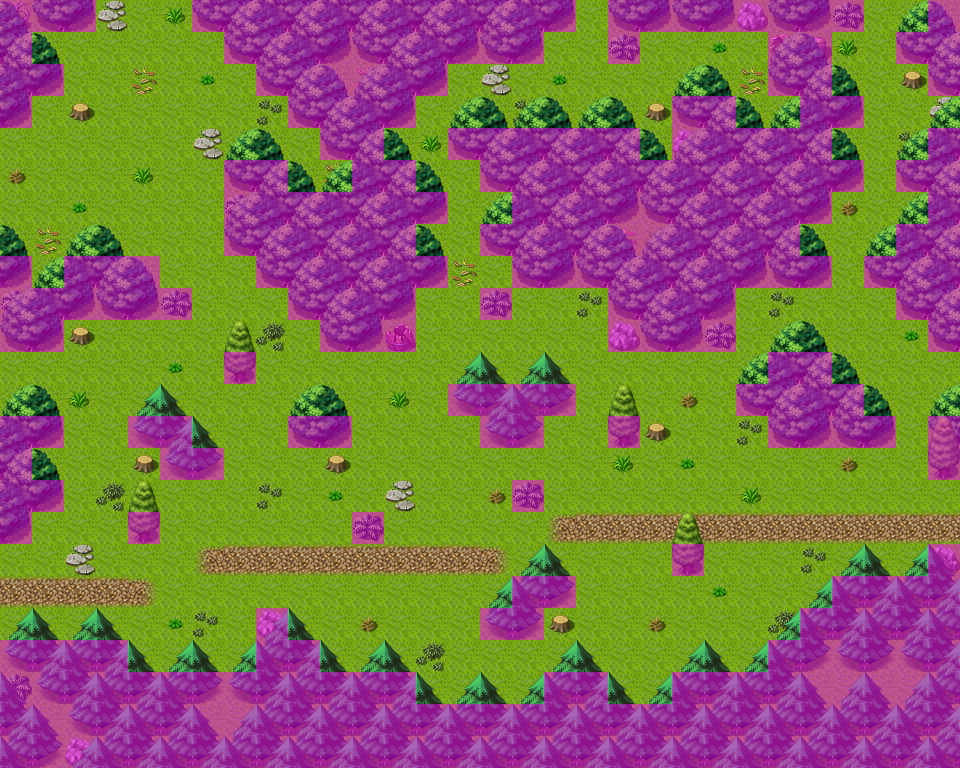

Below is a game level as drawn by its tile map, then a one-line description and the .tmx that defines it (tile-layer data replaced by summaries):
An orthogonal 30x24 tile map with 32x32 px tiles, 4 tile layers (Ground, Objects, Above, Walkable), 60 tilesets and 23 objects (9x mapchange, 9x spawn, 5x script).

<map version="1.0" tiledversion="1.1.5" orientation="orthogonal" renderorder="right-down" width="30" height="24" tilewidth="32" tileheight="32" infinite="0" nextobjectid="24">
 <properties>
  <property name="outdoors" value="1" />
 </properties>
 <tileset firstgid="1" name="map_bed_1" tilewidth="32" tileheight="32" tilecount="128" columns="16">
  <image source="../drawable/map_bed_1.png" width="512" height="256" />
 </tileset>
 <tileset firstgid="129" name="map_border_1" tilewidth="32" tileheight="32" tilecount="128" columns="16">
  <image source="../drawable/map_border_1.png" width="512" height="256" />
 </tileset>
 <tileset firstgid="257" name="map_bridge_1" tilewidth="32" tileheight="32" tilecount="128" columns="16">
  <image source="../drawable/map_bridge_1.png" width="512" height="256" />
 </tileset>
 <tileset firstgid="385" name="map_bridge_2" tilewidth="32" tileheight="32" tilecount="128" columns="16">
  <image source="../drawable/map_bridge_2.png" width="512" height="256" />
 </tileset>
 <tileset firstgid="513" name="map_broken_1" tilewidth="32" tileheight="32" tilecount="128" columns="16">
  <image source="../drawable/map_broken_1.png" width="512" height="256" />
 </tileset>
 <tileset firstgid="641" name="map_cavewall_1" tilewidth="32" tileheight="32" tilecount="108" columns="18">
  <image source="../drawable/map_cavewall_1.png" width="576" height="192" />
 </tileset>
 <tileset firstgid="749" name="map_cavewall_2" tilewidth="32" tileheight="32" tilecount="108" columns="18">
  <image source="../drawable/map_cavewall_2.png" width="576" height="192" />
 </tileset>
 <tileset firstgid="857" name="map_cavewall_3" tilewidth="32" tileheight="32" tilecount="108" columns="18">
  <image source="../drawable/map_cavewall_3.png" width="576" height="192" />
 </tileset>
 <tileset firstgid="965" name="map_cavewall_4" tilewidth="32" tileheight="32" tilecount="108" columns="18">
  <image source="../drawable/map_cavewall_4.png" width="576" height="192" />
 </tileset>
 <tileset firstgid="1073" name="map_chair_table_1" tilewidth="32" tileheight="32" tilecount="128" columns="16">
  <image source="../drawable/map_chair_table_1.png" width="512" height="256" />
 </tileset>
 <tileset firstgid="1201" name="map_chair_table_2" tilewidth="32" tileheight="32" tilecount="128" columns="16">
  <image source="../drawable/map_chair_table_2.png" width="512" height="256" />
 </tileset>
 <tileset firstgid="1329" name="map_crate_1" tilewidth="32" tileheight="32" tilecount="128" columns="16">
  <image source="../drawable/map_crate_1.png" width="512" height="256" />
 </tileset>
 <tileset firstgid="1457" name="map_cupboard_1" tilewidth="32" tileheight="32" tilecount="128" columns="16">
  <image source="../drawable/map_cupboard_1.png" width="512" height="256" />
 </tileset>
 <tileset firstgid="1585" name="map_curtain_1" tilewidth="32" tileheight="32" tilecount="128" columns="16">
  <image source="../drawable/map_curtain_1.png" width="512" height="256" />
 </tileset>
 <tileset firstgid="1713" name="map_entrance_1" tilewidth="32" tileheight="32" tilecount="128" columns="16">
  <image source="../drawable/map_entrance_1.png" width="512" height="256" />
 </tileset>
 <tileset firstgid="1841" name="map_entrance_2" tilewidth="32" tileheight="32" tilecount="128" columns="16">
  <image source="../drawable/map_entrance_2.png" width="512" height="256" />
 </tileset>
 <tileset firstgid="1969" name="map_fence_1" tilewidth="32" tileheight="32" tilecount="128" columns="16">
  <image source="../drawable/map_fence_1.png" width="512" height="256" />
 </tileset>
 <tileset firstgid="2097" name="map_fence_2" tilewidth="32" tileheight="32" tilecount="128" columns="16">
  <image source="../drawable/map_fence_2.png" width="512" height="256" />
 </tileset>
 <tileset firstgid="2225" name="map_fence_3" tilewidth="32" tileheight="32" tilecount="128" columns="16">
  <image source="../drawable/map_fence_3.png" width="512" height="256" />
 </tileset>
 <tileset firstgid="2353" name="map_fence_4" tilewidth="32" tileheight="32" tilecount="128" columns="16">
  <image source="../drawable/map_fence_4.png" width="512" height="256" />
 </tileset>
 <tileset firstgid="2481" name="map_ground_1" tilewidth="32" tileheight="32" tilecount="128" columns="16">
  <image source="../drawable/map_ground_1.png" width="512" height="256" />
 </tileset>
 <tileset firstgid="2609" name="map_ground_2" tilewidth="32" tileheight="32" tilecount="128" columns="16">
  <image source="../drawable/map_ground_2.png" width="512" height="256" />
 </tileset>
 <tileset firstgid="2737" name="map_ground_3" tilewidth="32" tileheight="32" tilecount="128" columns="16">
  <image source="../drawable/map_ground_3.png" width="512" height="256" />
 </tileset>
 <tileset firstgid="2865" name="map_ground_4" tilewidth="32" tileheight="32" tilecount="128" columns="16">
  <image source="../drawable/map_ground_4.png" width="512" height="256" />
 </tileset>
 <tileset firstgid="2993" name="map_ground_5" tilewidth="32" tileheight="32" tilecount="128" columns="16">
  <image source="../drawable/map_ground_5.png" width="512" height="256" />
 </tileset>
 <tileset firstgid="3121" name="map_ground_6" tilewidth="32" tileheight="32" tilecount="128" columns="16">
  <image source="../drawable/map_ground_6.png" width="512" height="256" />
 </tileset>
 <tileset firstgid="3249" name="map_ground_7" tilewidth="32" tileheight="32" tilecount="128" columns="16">
  <image source="../drawable/map_ground_7.png" width="512" height="256" />
 </tileset>
 <tileset firstgid="3377" name="map_ground_8" tilewidth="32" tileheight="32" tilecount="128" columns="16">
  <image source="../drawable/map_ground_8.png" width="512" height="256" />
 </tileset>
 <tileset firstgid="3505" name="map_house_1" tilewidth="32" tileheight="32" tilecount="128" columns="16">
  <image source="../drawable/map_house_1.png" width="512" height="256" />
 </tileset>
 <tileset firstgid="3633" name="map_house_2" tilewidth="32" tileheight="32" tilecount="128" columns="16">
  <image source="../drawable/map_house_2.png" width="512" height="256" />
 </tileset>
 <tileset firstgid="3761" name="map_indoor_1" tilewidth="32" tileheight="32" tilecount="128" columns="16">
  <image source="../drawable/map_indoor_1.png" width="512" height="256" />
 </tileset>
 <tileset firstgid="3889" name="map_indoor_2" tilewidth="32" tileheight="32" tilecount="128" columns="16">
  <image source="../drawable/map_indoor_2.png" width="512" height="256" />
 </tileset>
 <tileset firstgid="4017" name="map_kitchen_1" tilewidth="32" tileheight="32" tilecount="128" columns="16">
  <image source="../drawable/map_kitchen_1.png" width="512" height="256" />
 </tileset>
 <tileset firstgid="4145" name="map_outdoor_1" tilewidth="32" tileheight="32" tilecount="128" columns="16">
  <image source="../drawable/map_outdoor_1.png" width="512" height="256" />
 </tileset>
 <tileset firstgid="4273" name="map_pillar_1" tilewidth="32" tileheight="32" tilecount="128" columns="16">
  <image source="../drawable/map_pillar_1.png" width="512" height="256" />
 </tileset>
 <tileset firstgid="4401" name="map_pillar_2" tilewidth="32" tileheight="32" tilecount="128" columns="16">
  <image source="../drawable/map_pillar_2.png" width="512" height="256" />
 </tileset>
 <tileset firstgid="4529" name="map_plant_1" tilewidth="32" tileheight="32" tilecount="128" columns="16">
  <image source="../drawable/map_plant_1.png" width="512" height="256" />
 </tileset>
 <tileset firstgid="4657" name="map_plant_2" tilewidth="32" tileheight="32" tilecount="128" columns="16">
  <image source="../drawable/map_plant_2.png" width="512" height="256" />
 </tileset>
 <tileset firstgid="4785" name="map_rock_1" tilewidth="32" tileheight="32" tilecount="128" columns="16">
  <image source="../drawable/map_rock_1.png" width="512" height="256" />
 </tileset>
 <tileset firstgid="4913" name="map_rock_2" tilewidth="32" tileheight="32" tilecount="128" columns="16">
  <image source="../drawable/map_rock_2.png" width="512" height="256" />
 </tileset>
 <tileset firstgid="5041" name="map_roof_1" tilewidth="32" tileheight="32" tilecount="128" columns="16">
  <image source="../drawable/map_roof_1.png" width="512" height="256" />
 </tileset>
 <tileset firstgid="5169" name="map_roof_2" tilewidth="32" tileheight="32" tilecount="128" columns="16">
  <image source="../drawable/map_roof_2.png" width="512" height="256" />
 </tileset>
 <tileset firstgid="5297" name="map_roof_3" tilewidth="32" tileheight="32" tilecount="128" columns="16">
  <image source="../drawable/map_roof_3.png" width="512" height="256" />
 </tileset>
 <tileset firstgid="5425" name="map_shop_1" tilewidth="32" tileheight="32" tilecount="128" columns="16">
  <image source="../drawable/map_shop_1.png" width="512" height="256" />
 </tileset>
 <tileset firstgid="5553" name="map_sign_ladder_1" tilewidth="32" tileheight="32" tilecount="128" columns="16">
  <image source="../drawable/map_sign_ladder_1.png" width="512" height="256" />
 </tileset>
 <tileset firstgid="5681" name="map_table_1" tilewidth="32" tileheight="32" tilecount="128" columns="16">
  <image source="../drawable/map_table_1.png" width="512" height="256" />
 </tileset>
 <tileset firstgid="5809" name="map_trail_1" tilewidth="32" tileheight="32" tilecount="128" columns="16">
  <image source="../drawable/map_trail_1.png" width="512" height="256" />
 </tileset>
 <tileset firstgid="5937" name="map_transition_1" tilewidth="32" tileheight="32" tilecount="128" columns="16">
  <image source="../drawable/map_transition_1.png" width="512" height="256" />
 </tileset>
 <tileset firstgid="6065" name="map_transition_2" tilewidth="32" tileheight="32" tilecount="128" columns="16">
  <image source="../drawable/map_transition_2.png" width="512" height="256" />
 </tileset>
 <tileset firstgid="6193" name="map_transition_3" tilewidth="32" tileheight="32" tilecount="128" columns="16">
  <image source="../drawable/map_transition_3.png" width="512" height="256" />
 </tileset>
 <tileset firstgid="6321" name="map_transition_4" tilewidth="32" tileheight="32" tilecount="128" columns="16">
  <image source="../drawable/map_transition_4.png" width="512" height="256" />
 </tileset>
 <tileset firstgid="6449" name="map_transition_5" tilewidth="32" tileheight="32" tilecount="128" columns="16">
  <image source="../drawable/map_transition_5.png" width="512" height="256" />
 </tileset>
 <tileset firstgid="6577" name="map_tree_1" tilewidth="32" tileheight="32" tilecount="128" columns="16">
  <image source="../drawable/map_tree_1.png" width="512" height="256" />
 </tileset>
 <tileset firstgid="6705" name="map_tree_2" tilewidth="32" tileheight="32" tilecount="128" columns="16">
  <image source="../drawable/map_tree_2.png" width="512" height="256" />
 </tileset>
 <tileset firstgid="6833" name="map_wall_1" tilewidth="32" tileheight="32" tilecount="128" columns="16">
  <image source="../drawable/map_wall_1.png" width="512" height="256" />
 </tileset>
 <tileset firstgid="6961" name="map_wall_2" tilewidth="32" tileheight="32" tilecount="120" columns="15">
  <image source="../drawable/map_wall_2.png" width="480" height="256" />
 </tileset>
 <tileset firstgid="7081" name="map_wall_3" tilewidth="32" tileheight="32" tilecount="120" columns="15">
  <image source="../drawable/map_wall_3.png" width="480" height="256" />
 </tileset>
 <tileset firstgid="7201" name="map_wall_4" tilewidth="32" tileheight="32" tilecount="120" columns="15">
  <image source="../drawable/map_wall_4.png" width="480" height="256" />
 </tileset>
 <tileset firstgid="7321" name="map_window_1" tilewidth="32" tileheight="32" tilecount="128" columns="16">
  <image source="../drawable/map_window_1.png" width="512" height="256" />
 </tileset>
 <tileset firstgid="7449" name="map_window_2" tilewidth="32" tileheight="32" tilecount="128" columns="16">
  <image source="../drawable/map_window_2.png" width="512" height="256" />
 </tileset>
 <layer name="Ground" width="30" height="24">
  <data>[720 cells, 720 non-empty, 3 distinct tile ids]</data>
 </layer>
 <layer name="Objects" width="30" height="24">
  <data>[720 cells, 299 non-empty, 24 distinct tile ids]</data>
 </layer>
 <layer name="Above" width="30" height="24">
  <data>[720 cells, 111 non-empty, 5 distinct tile ids]</data>
 </layer>
 <layer name="Walkable" width="30" height="24">
  <data>[720 cells, 325 non-empty, 1 distinct tile ids]</data>
 </layer>
 <objectgroup name="Mapevents" visible="0">
  <object id="1" name="west" type="mapchange" x="2" y="548" width="32" height="96">
   <properties>
    <property name="map" value="wild6" />
    <property name="place" value="east" />
   </properties>
  </object>
  <object id="2" name="east" type="mapchange" x="928" y="480" width="32" height="64">
   <properties>
    <property name="map" value="wild10" />
    <property name="place" value="west" />
   </properties>
  </object>
  <object id="3" name="north3" type="mapchange" x="864" y="0" width="64" height="32">
   <properties>
    <property name="map" value="fallhaven_sw" />
    <property name="place" value="south2" />
   </properties>
  </object>
  <object id="4" name="west2" type="mapchange" x="0" y="352" width="32" height="64">
   <properties>
    <property name="map" value="wild6" />
    <property name="place" value="east2" />
   </properties>
  </object>
  <object id="5" name="west3" type="mapchange" x="0" y="128" width="32" height="128">
   <properties>
    <property name="map" value="wild6" />
    <property name="place" value="east3" />
   </properties>
  </object>
  <object id="6" name="east2" type="mapchange" x="928" y="352" width="32" height="64">
   <properties>
    <property name="map" value="wild10" />
    <property name="place" value="west2" />
   </properties>
  </object>
  <object id="7" name="east3" type="mapchange" x="928" y="96" width="32" height="32">
   <properties>
    <property name="map" value="wild10" />
    <property name="place" value="west3" />
   </properties>
  </object>
  <object id="8" name="north2" type="mapchange" x="576" y="0" width="32" height="32">
   <properties>
    <property name="map" value="gapfiller2" />
    <property name="place" value="south2" />
   </properties>
  </object>
  <object id="9" name="north1" type="mapchange" x="96" y="0" width="96" height="32">
   <properties>
    <property name="map" value="gapfiller2" />
    <property name="place" value="south1" />
   </properties>
  </object>
  <object id="17" name="fct_bandit1" type="script" x="64" y="480" width="864" height="160" />
  <object id="19" name="grownfood01" type="script" x="640" y="128" width="32" height="32" />
  <object id="20" name="grownfood02" type="script" x="640" y="32" width="32" height="32" />
  <object id="21" name="grownfood03" type="script" x="768" y="96" width="32" height="32" />
  <object id="22" name="chk_wild_berry" type="script" x="0" y="128" width="32" height="512" />
 </objectgroup>
 <objectgroup name="Spawn" visible="0">
  <object id="10" name="bandit1" type="spawn" x="64" y="512" width="832" height="96">
   <properties>
    <property name="spawngroup" value="bandit1" />
   </properties>
  </object>
  <object id="11" name="fallhaven_bandit" type="spawn" x="416" y="288" width="32" height="32">
   <properties>
    <property name="spawngroup" value="fallhaven_bandit" />
   </properties>
  </object>
  <object id="12" name="forestwasp2" type="spawn" x="160" y="352" width="736" height="352">
   <properties>
    <property name="quantity" value="3" />
    <property name="spawngroup" value="forestwasp2" />
   </properties>
  </object>
  <object id="13" name="forestwolf1" type="spawn" x="128" y="320" width="736" height="352">
   <properties>
    <property name="quantity" value="3" />
    <property name="spawngroup" value="forestwolf1" />
   </properties>
  </object>
  <object id="14" name="forestwolf1_1" type="spawn" x="416" y="64" width="352" height="224">
   <properties>
    <property name="quantity" value="2" />
    <property name="spawngroup" value="forestwolf1" />
   </properties>
  </object>
  <object id="15" name="forestant" type="spawn" x="800" y="64" width="96" height="224">
   <properties>
    <property name="spawngroup" value="forestant" />
   </properties>
  </object>
  <object id="16" name="forestwasp2_1" type="spawn" x="64" y="64" width="256" height="224">
   <properties>
    <property name="quantity" value="2" />
    <property name="spawngroup" value="forestwasp2" />
   </properties>
  </object>
  <object id="16" name="wild_berry" type="spawn" x="224" y="192" width="576" height="224">
   <properties>
    <property name="active" value="false" />
    <property name="quantity" value="3" />
    <property name="spawngroup" value="wild_berry" />
   </properties>
  </object>
  <object id="23" name="wild_berry2" type="spawn" x="96" y="640" width="736" height="64">
   <properties>
    <property name="active" value="false" />
    <property name="quantity" value="2" />
    <property name="spawngroup" value="wild_berry" />
   </properties>
  </object>
 </objectgroup>
 <objectgroup name="Keys" visible="0" />
</map>
